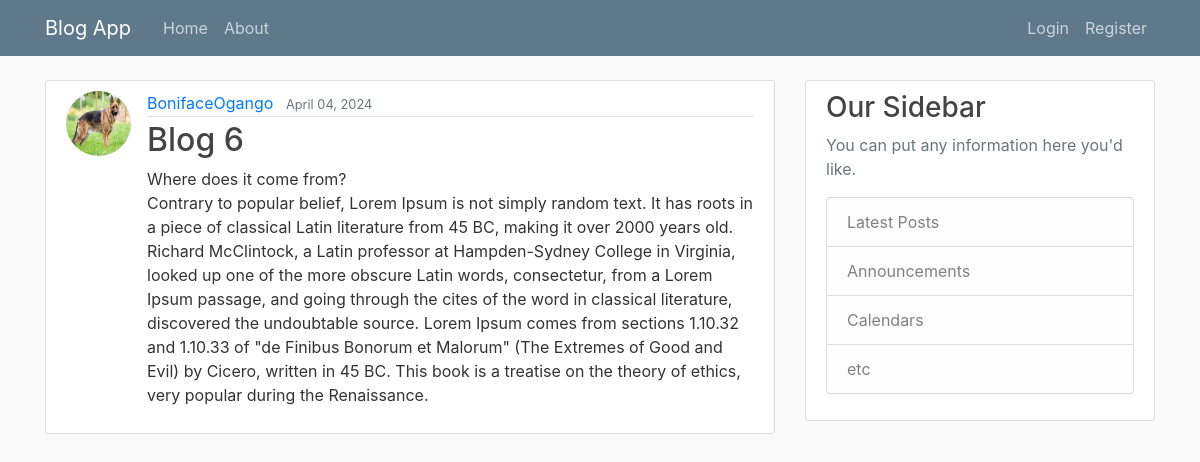
/post/5/, run on the app's committed database.
### Blog/models.py (models this page shows, shortened)
class Post(models.Model):
    title = models.CharField(max_length=100)
    content = models.TextField()
    date_posted = models.DateTimeField(default=timezone.now)
    author = models.ForeignKey(User, on_delete=models.CASCADE)

### users/models.py (models this page shows, shortened)
class profile(models.Model):
    user = models.OneToOneField(User, on_delete=models.CASCADE)
    image = models.ImageField(default='default.jpg', upload_to= 'profile_pics')

### Blog/views.py (the view)
# urls.py: path('post/<int:pk>/', PostDetailView.as_view(), name='post-detail'), # handles specific blog as per its id
class PostDetailView(DetailView):
    model = Post

### Blog/templates/Blog/post_detail.html
{% extends "Blog/base.html"%}
{% block content%}
    <article class="media content-section">
    <img class="rounded-circle article-img" src="{{post.author.profile.image.url}}" alt="profile-img">
    <div class="media-body">
        <div class="article-metadata">
        <a class="mr-2" href="#">{{ object.author }}</a>
        <small class="text-muted">{{ object.date_posted | date:"F d, Y" }}</small>
        </div>
        <h2 class="article-title">{{ object.title }}</h2>
        <p class="article-content">{{ object.content }}</p>
    </div>
    </article>
{% endblock content%}

### Blog/static/Blog/main.css (style rules this page uses)
body { background: #fafafa; color: #333333; margin-top: 5rem; }
h1, h2, h3, h4, h5, h6 { color: #444444; }
.content-section { background: #ffffff; padding: 10px 20px; border: 1px solid #dddddd; border-radius: 3px; margin-bottom: 20px; }
.article-title { color: #444444; }
.article-content { white-space: pre-line; }
.article-img { height: 65px; width: 65px; margin-right: 16px; }
.article-metadata { padding-bottom: 1px; margin-bottom: 4px; border-bottom: 1px solid #e3e3e3 }

### data on the page
Post: author.profile.image (picture), author "BonifaceOgango", date_posted "April 04, 2024", title "Blog 6", content "Where does it come from? Contrary to popular belief, Lorem Ipsum is not simply random text. It has roots in a piece of classical Latin literature from 45 BC, making it over 2000 years old. Richard McClintock, a Latin professor at Hampden-Sydney College in Virginia, looked up one of the more obscure Latin words, consectetur, from a Lorem Ipsum passage, and going through the cites of the word in classical literature, discovered the undoubtable source. Lorem Ipsum comes from sections 1.10.32 and 1.10.33 of \"de Finibus Bonorum et Malorum\" (The Extremes of Good and Evil) by Cicero, written in 45 BC. This book is a treatise on the theory of ethics, very popular during the Renaissance."
